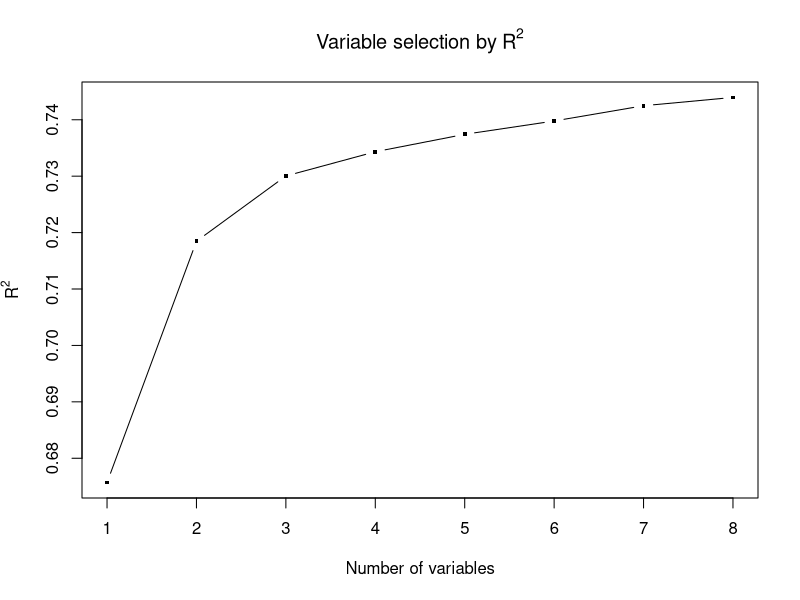

R code for this plot:
bodyfat.dat=read.csv("data/cleanfile.csv")
View(bodyfat.dat)

library(leaps)
library(caret)
#function definitions
#my.regsub selects variables using aic and cp
my.regsub <- function(matrix,y,nbest,method,nvmax=8){
  n<-length(y)#sample size
  k=(2:(nvmax+1))#possible numbers of coefficients
  temp <- regsubsets(matrix,y,nbest=nbest,method=method,nvmax=nvmax)
  temp.mat <- cbind(summary(temp)$which,summary(temp)$cp,
                    n*log(2*pi)+n*log(summary(temp)$rss/(n-k))+n+k+2,
                    n*log(2*pi)+n*log(summary(temp)$rss/(n-k))+n-k+(k+1)*log(n),
                    1-summary(temp)$rss/sum((y-mean(y))^2))
  dimnames(temp.mat)[[2]] <- c(dimnames(summary(temp)$which)[[2]],
                               "cp", "aic", "bic","r_square")
  return(temp.mat)
}

regsub.mat<-my.regsub(bodyfat.dat[,-(1:3)],bodyfat.dat$BODYFAT,nbest=1,method = "exhaustive")
regsub.mat[which.min(regsub.mat[,"aic"]),]
#Keep AGE, HEIGHT, NECK, CHEST, ABDOMEN, FOREARM, WRIST under AIC criteron
regsub.mat[which.min(regsub.mat[,"cp"]),]
#Keep AGE, HEIGHT, NECK, CHEST, ABDOMEN, FOREARM, WRIST under Mallow's Cp criteron
regsub.mat[which.min(regsub.mat[,"bic"]),]
#Keep WEIGHT, ABDOMEN, WRIST under BIC criteron
plot(regsub.mat[,"r_square"],type="b",
     main=bquote("Variable selection by"~R^2),
     xlab="Number of variables",
     ylab=expression(R^2),
     cex=0.5,pch=15
)
#model1
set.seed(2019)
train_control <- trainControl(method="cv", number=6)
model1 <- train(BODYFAT~WEIGHT+ABDOMEN,data=bodyfat.dat,  
               trControl=train_control, 
               method="lm",metric="RMSE")
# print(model1)
#model2
model2 <- train(BODYFAT~WEIGHT+ABDOMEN+WRIST,data=bodyfat.dat, 
               trControl=train_control, 
               method="lm",metric="RMSE")
# print(model2)
#model3
model3<- train(BODYFAT~AGE+HEIGHT+NECK+CHEST+ABDOMEN+FOREARM+WRIST,data=bodyfat.dat,
                trControl=train_control, 
                method="lm",metric="RMSE")
# print(model3)
